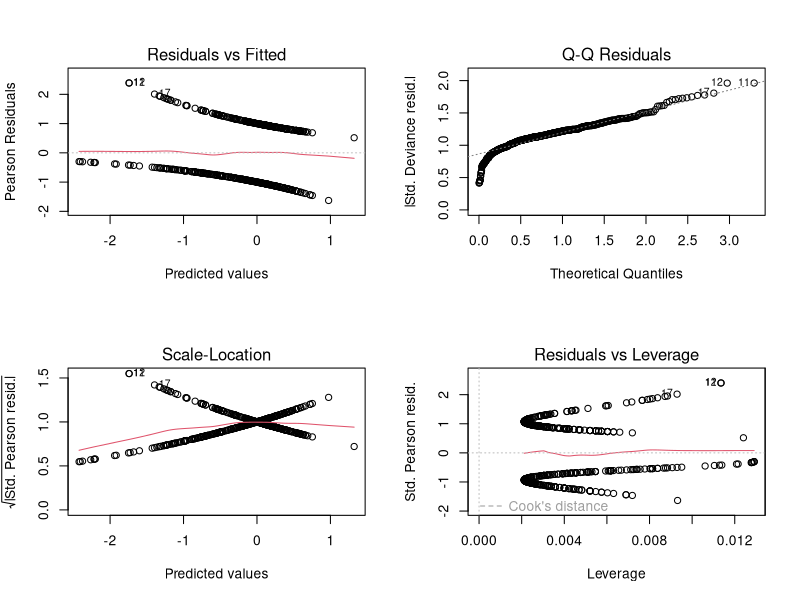
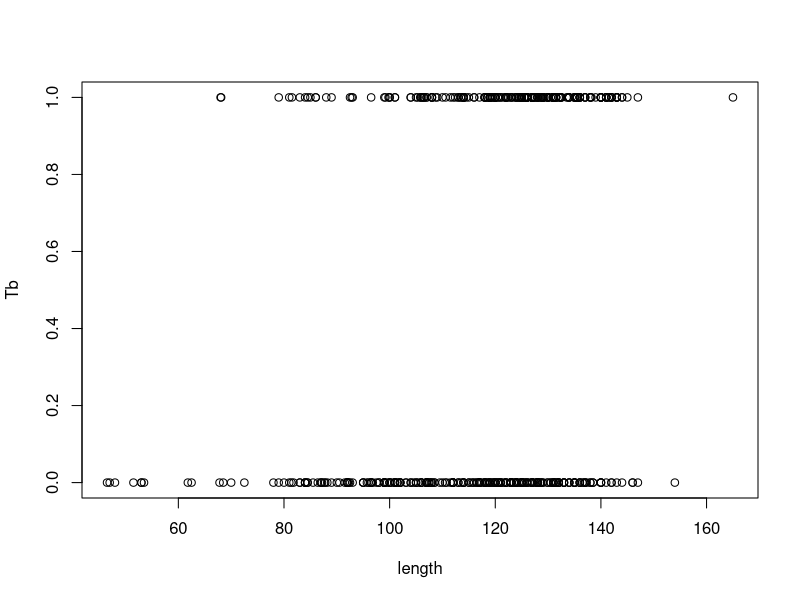
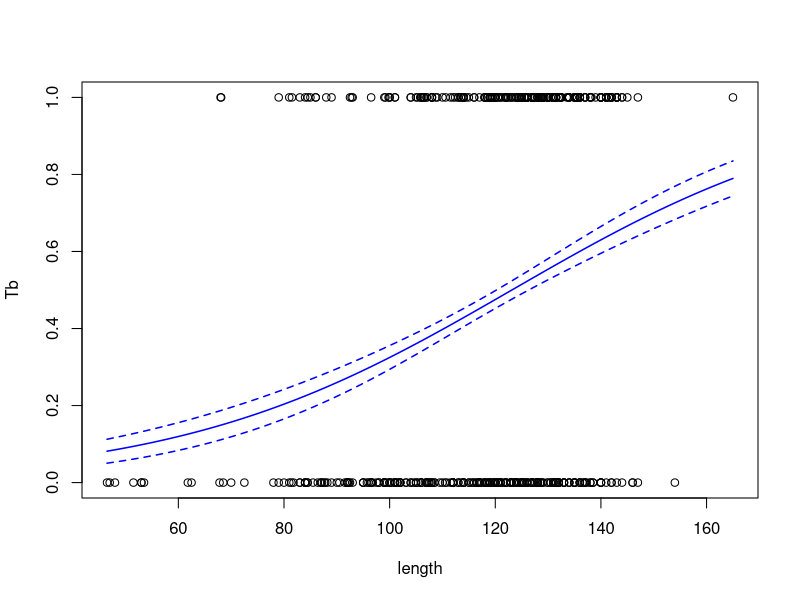

Reproduce these figures in R, in order.
## ---- chunk 1
workDir <- "~/mydata/BIT107-Boar-Markdown/"
projectName <- "Boar_Data_R_Markdown.R"
## ---- chunk 2
#Downloading Packages and Loading Libraries
#install.packages("dplyr")
#library(dplyr)
## ---- chunk 3
boar_data <- read.csv("Boar.csv", header = T, na = "NA", stringsAsFactors = T)

## ---- chunk 4
#pairs(boar_data)
#glimpse(boar_data)
## ---- chunk 5
range(boar_data$length, na.rm = T) #Gives the range of the data input 

model1 <- glm(Tb~length, data = boar_data, na.action = na.omit, family=binomial(link = "logit"))
#We know to use binomial because the TB (y) only takes values of 0 or 1. 
#logit is a value of the log of odds. 

par(mfrow=c(2,2))
plot(model1) #Plots the 4 residual plot. 
#1: The top and bottom should not cross the middle line, this means that theres no false positive or false negative
par(mfrow=c(1,1))

summary(model1)
## ---- chunk 6
plot(Tb ~ length, data = boar_data)

newDat <- expand.grid(length = seq(46.5,165,0.5))

pred <- predict(model1, newdata = newDat, 
                type = "response", se.fit = T, na.rm = T)
#se.fit allows you to include the standard error within it
#This expand must include all X variables we include in our model. The seq(min, max, stepwise_change/intervals)
#Why do we have different types of 'type'?

predFrame <- data.frame(pred, length = newDat$length) #Combinging the datasets
head(predFrame)

plot(Tb ~ length, data = boar_data) #Empty plot of just Tb and Length

#Perfect Prediction line
lines(fit ~ length, data = predFrame, lw = 1.5, col = "blue") #Adds the middle line

#Predictions +/- the error. 
lines(fit+se.fit ~ length, data = predFrame, lw = 1.5, col = "blue", lty = 2)
lines(fit-se.fit ~ length, data = predFrame, lw = 1.5, col = "blue", lty = 2)
